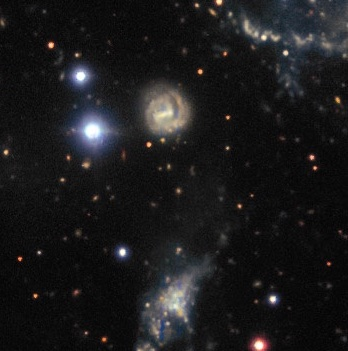
#> input picture tutorials/Example_JPEG/detail.jpg, 348 x 351 px
$ jupyter execute --allow-errors AA_with_jpg.ipynb   (shell and % lines are left out)
#> lines starting #> are read from the running program, lines starting #| are printed output that depends on the picture
# Aligning RGB images with astroalign
I use this image as example
https://www.eso.org/public/archives/images/large/eso1547a.jpg

I cut out a smaller region (orig.jpg), because the full image is too large to run the program easily.

In fact, this example also shows the limitations of ASTROALIGN when dealing wiht large images or when the images are too different (see in-line comments).

[cell 1]
# Import module from pillow image library
#https://pillow.readthedocs.io/en/stable/index.html
from PIL import Image
import astroalign as aa
import matplotlib.pyplot as plt

Import source and target image.
The source is to be matched to the target.

[cell 2]
source = Image.open("detail.jpg")
#> source is the input picture: PIL image 348x351 RGB; mean R, G, B 27.1, 26.8, 27.8
target = Image.open("orig.jpg")
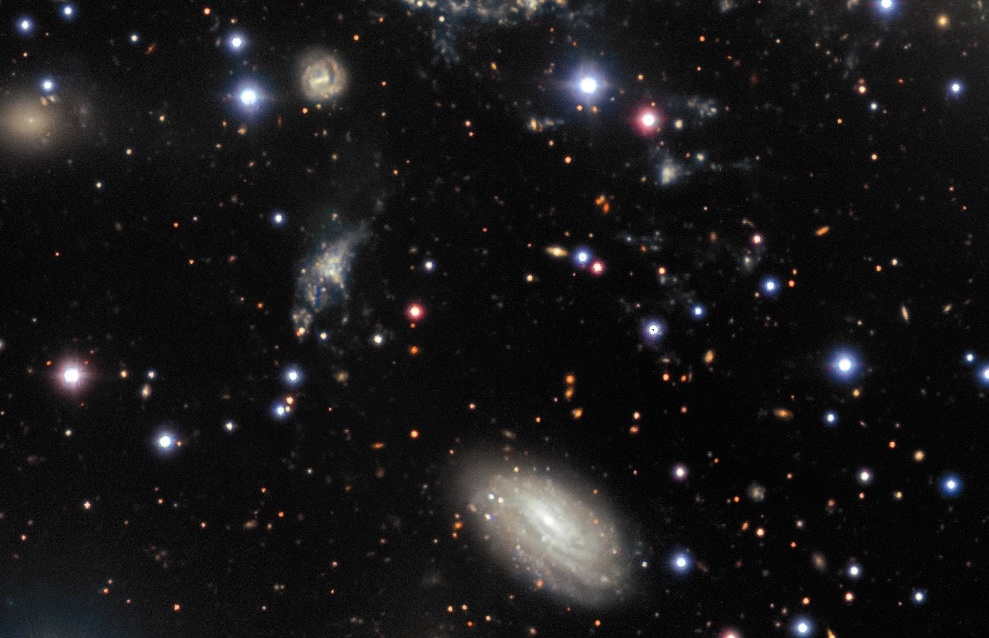
#> input picture tutorials/Example_JPEG/orig.jpg, 989 x 638 px
#> target is the input picture: PIL image 989x638 RGB; mean R, G, B 24.5, 23.5, 24.2
source = source.rotate(120.0)
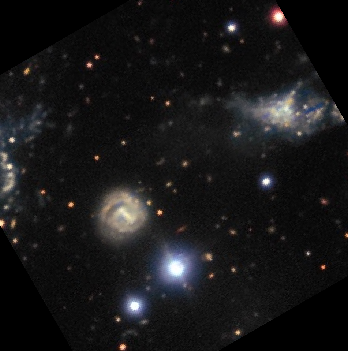
#> source: PIL image 348x351 RGB; mean R, G, B 23.6, 23.2, 24
f = 1.3 # Try different resizing factors. Eventually, it will not work.
newsize = (round(f*source.size[0]),round(f*source.size[1]))
#> newsize = (452, 456)
source = source.resize(newsize)
#> source: PIL image 452x456 RGB
source.save("source_image.jpg","JPEG")
#It will not work with the entire original image
#target = Image.open("eso1547a.jpg")
